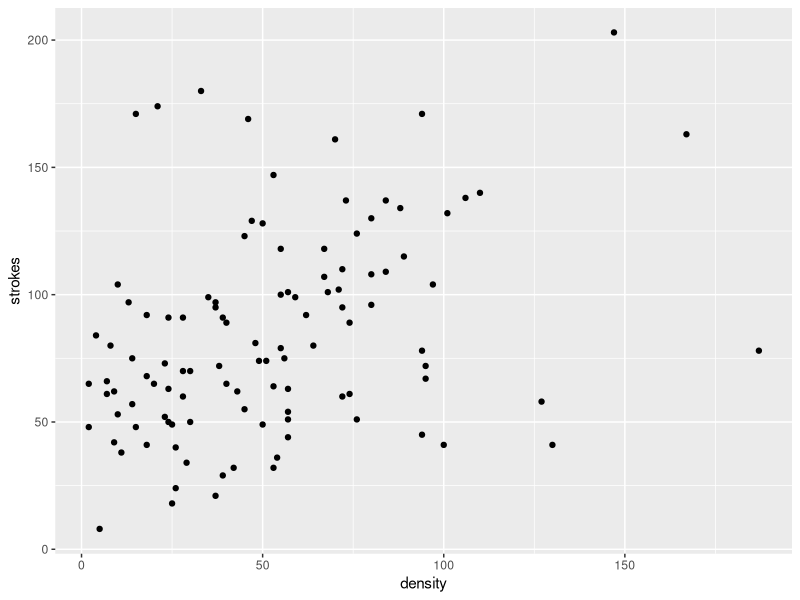
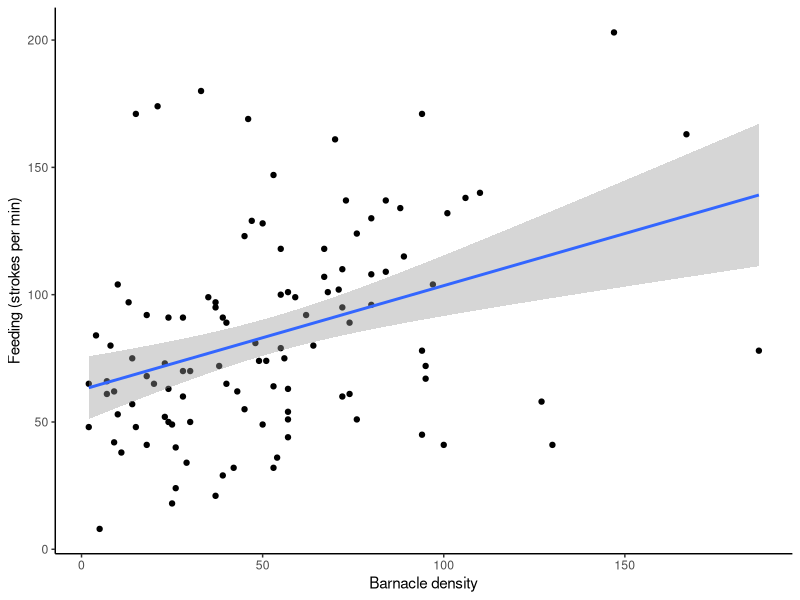
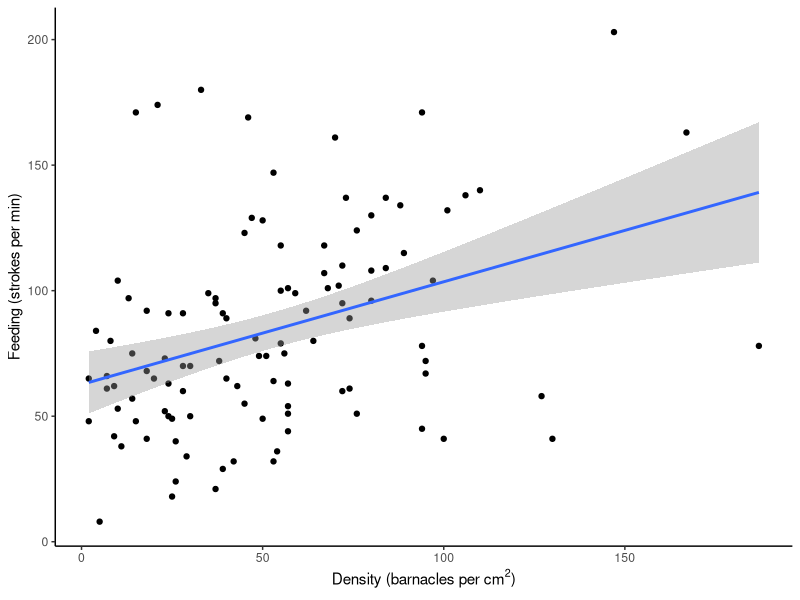
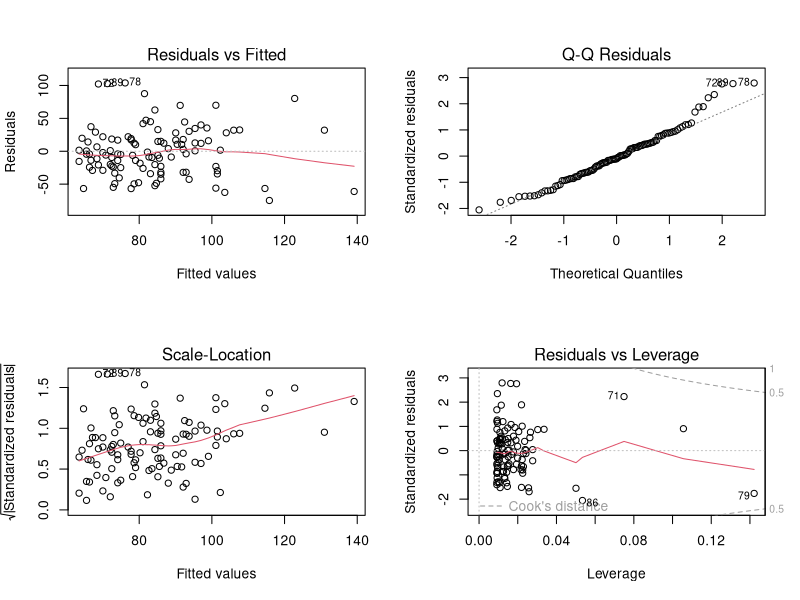
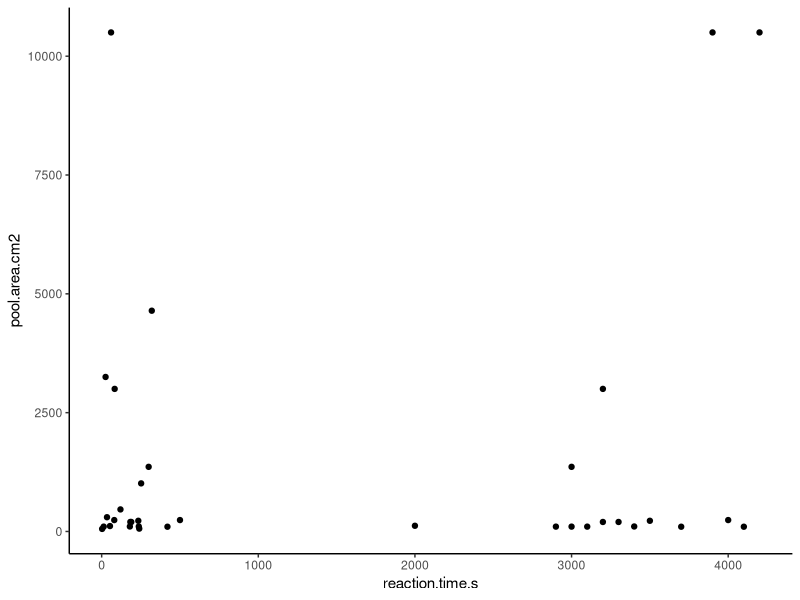
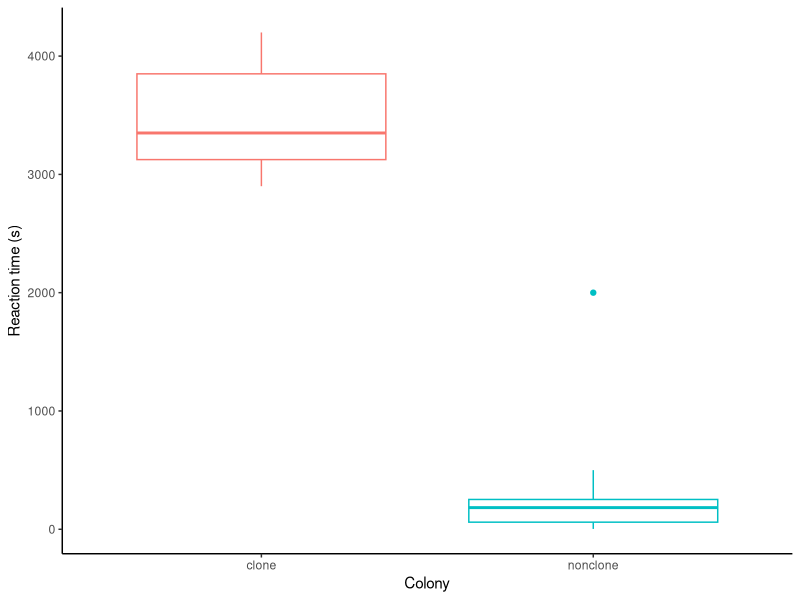
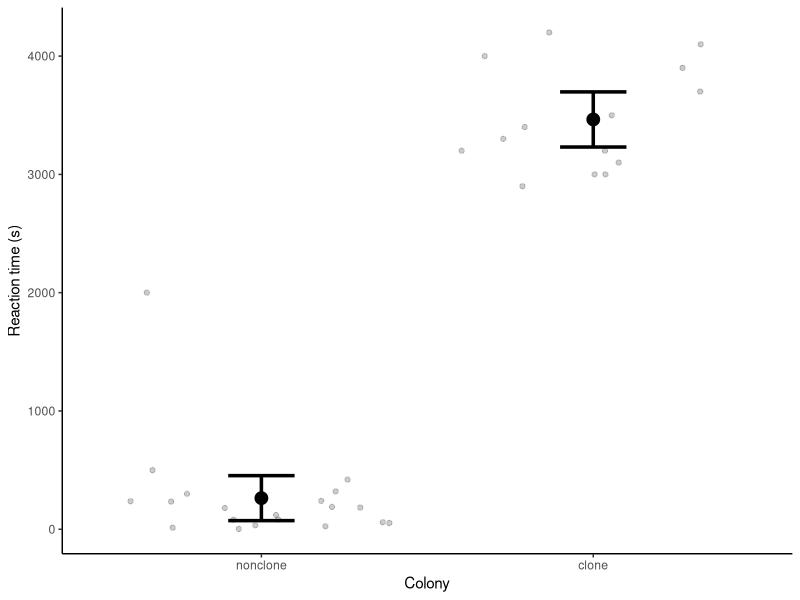
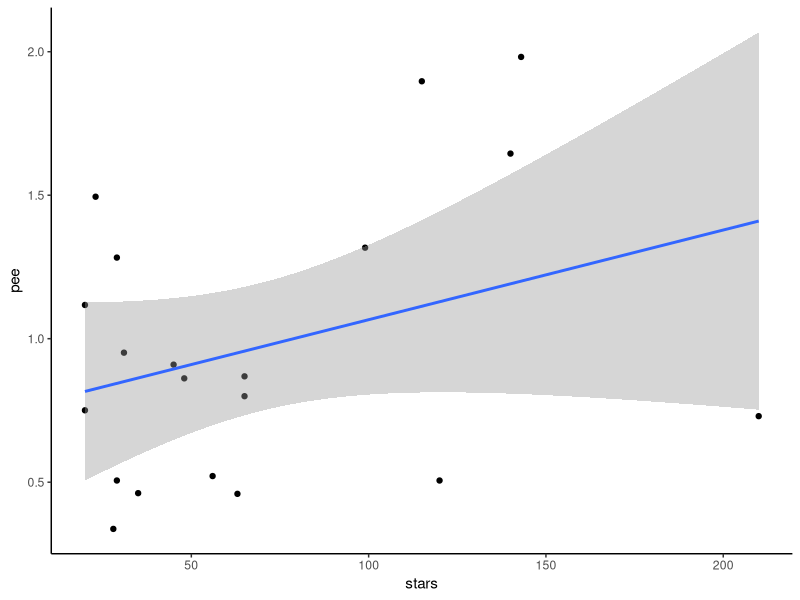

The R source for these figures, in order:
# Welcome to R
# Em Lim
# May 31, 2022

# A quick forward:
# I have "soft wrap" turned on, so R automatically starts a new line when my code hits the edge of my page
# If you don't have this on, you'll get some super long lines (sorry)
# To turn it on, go Tools > Global Options > Code > check "soft wrap R source files" > Apply !

# OK, let's begin!!!!

# Getting started ------
# Do you see how adding a bunch of dashes after the hash mark creates a section heading, and you can now see the heading at the bottom left corner of this script box?
# And you can click that to navigate between sections

# We must first install required packages
# Once a package is installed we don't need to install them again
install.packages("tidyverse")
install.packages("ggplot2")
install.packages("ggeffects")
install.packages("lme4")

# Now we'll load them into this project so we can use them!
# Note that you don't need "" marks here
# You need to load packages each time you use them in a new project
library(tidyverse) # Package for data manipulation
library(ggplot2) # Graphing package
library(ggeffects)  # calculates effects 
library(lme4)

# Now, let's learn how to load in your data!
# You need to first enter your data into an excel spreadsheet and then save the file in a .csv (Comma Separated Values) format that R can understand. R does not like capitals or spaces in data column names so try to use periods or underscores as spacers, e.g., barnacle.data or barnacle_data. 

# Tidyverse expects tidy data: That is, data where each row is an observation, each column is a variable, and each cell is a single value

# The magic of working out of a repository is that the file path will be the same for everyone! We all have the project saved in a different place on our computers, but once we're inside the project R is pulling the files from the same place

# Barnacles ------
# This is a data set obtained by students where they placed a 5 cm^2 quadrat over patches of barnacles and recorded the number of barnacles in the quadrat (density) and the number of feeding strokes (strokes)
barnacles <- read_csv("Practice_data/MBE2015_BarnacleData.csv")

# Now we can take a quick peek at this data using the following functions:

str(barnacles)  # #data points & variables, kind of data and first few values
head(barnacles) #var names and first few values
names(barnacles) #names of variables
summary(barnacles) #stats summary of each variable
View(barnacles) #opens up the whole data frame

# Now let's make a simple plot of our barnacle data which has just two continuous variables, strokes/min (our dependent variable) and barnacles per quadrat (our independent variable):

ggplot(data = barnacles, aes(x = density, y = strokes)) + 
  geom_point()
# ggplot() is where we tell ggplot where the data is coming from
# aes() sets the parameters of the plot, this is where we can assign the x and y variables
# geom_point() tells ggplot to add the points to this plot

# We can see the data, but let's spruce up this plot a little
ggplot(data = barnacles, aes(x = density, y = strokes)) + 
  geom_point() +
  theme_classic() + # this will make the background look nicer
  ylab("Feeding (strokes per min)") +
  xlab("Barnacle density") + # We can add labels to the axis 
  geom_smooth(method = lm) # Add a best fit line to the data. method = lm specifies that we want a straight line

# What if we want to specify the units for density? barnacles / 5 cm^2?
# Let's get super fancy
ggplot(data = barnacles, aes(x = density, y = strokes)) + 
  geom_point() +
  theme_classic() + 
  ylab("Feeding (strokes per min)") +
  xlab(expression(paste("Density (barnacles per cm"^"2",")"))) + # oooh ahhhh
  geom_smooth(method = lm) 

# It looks like there might be a trend in our data! Let's try making a linear model of the relationship between barnacle density and number of strokes per minute. Remember linear models always take data in the form dependent variable ~ independent variable.

barnacle_model <- lm(strokes ~ density, data = barnacles) # the basic model in the form of y = mx + b

# DIAGNOSTICS
plot.new() #now let's look at some diagnostic plots to make sure our model is appropriate
par(mfrow = c(2,2)) #this tells R to set up a 2x2 grid of 4 plots
plot(barnacle_model) #create the diagnostic plots
# Top left: Residual vs fitted = tests for the of variance - red line to be as straight as possible & smear of data with no pattern
# Top right: QQ plot = normality, should be more or less straight
# This top right plot doesn't look great
# Bottom left: Residual vs leverage = outliers (Cook's distance) Solid line is fairly straight.  All points within dotted lines means no outliers

dev.off() #turn off the 4x4 grid setup or all your future plots will go onto a grid

  
summary(barnacle_model) #the plots look fine, so now let's look at our model summary

# In our summary, you get the estimate for the intercept (b), the slope (m), the standard error for each estimate, and the p-values for those estimates (remember <0.05 is a significant value).

# The estimate of the intercept b = 62.6346  
# The estimate for density is the slope of the line, so m = 0.4092
# The Pr(>|t|) is your p-value

# The R-squared values tells you what proportion of the variation in the data is explained by the independent variable (here barnacle density).

# Anemones ----------
# Now let's look at a more complicated data set from past student's anemone observations which have two continuous variables (reaction time, pool area) and one categorical variable (clone vs. non-clone tentacles).

# Let's load that data
anemones <- read_csv("Practice_data/MBE2015_AnemoneData.csv")

# Let's plot the continuous data!
ggplot(data = anemones, aes(x = reaction.time.s, y = pool.area.cm2)) +
         geom_point() +
  theme_classic()

# Now let's plot continuous versus categorical data
# We'll use a boxplot to plot this first

ggplot(anemones, aes(x = different.colony, y = reaction.time.s, colour = different.colony)) + # note that colour goes inside the aes brackets
  geom_boxplot() +
  theme_classic() +
  labs(x = "Colony", y = "Reaction time (s)") +
  theme(legend.position = "none") # get rid of the legend

# Let's use a model to see if reaction times are different between clonal and nonclonal anemones
anemone_model <- lm(reaction.time.s ~ different.colony, data = anemones)
summary(anemone_model)

# Boxplots aren't the greatest way to display data, so consider using dot and whisker plots because:
  # https://bayesbaes.github.io/2022/04/13/fuck-boxplots.html

# In order to plot a dot and whiskers we need the means and standard errors for each categorical variable
# We can use ggpredict() from the ggeffects package to calculate these using our model

sum_stats_gg <- ggpredict(anemone_model, terms = "different.colony") %>% 
  #and then we'll just rename one of the columns so it's easier to plot
  dplyr::rename(different.colony = x,
                reaction.time.s = predicted)
View(sum_stats_gg)

# Now let's plot this 
ggplot() +
  geom_point(data = sum_stats_gg, 
             aes(x = different.colony, y = reaction.time.s),
             size = 4) +
  geom_errorbar(data = sum_stats_gg, 
                aes(x = different.colony,
                    y = reaction.time.s,
                    # and you can decide which type of error to show here
                    # we're using 95% CI
                    ymin = conf.low,
                    ymax = conf.high),
                width = 0.2,
                size = 1.2)  +
  geom_jitter(data = anemones, aes (x = different.colony, y = reaction.time.s),
              alpha = 0.2, height=0) +
  labs(x = "Colony", y = "Reaction time (s)") +
  theme_classic()

# You'll notice that we didn't specify the data inside ggplot(), instead we specified the data frame and x and y within each geom_()
# This is because we're using our summarized data frame to make the dot and whiskers and we used our full data frame to add the jittered raw data

# But look how nice that looks! And you can see the real trends in the data

# Now let's try playing around with tidyverse!

# Reef Life Survey --------

# Here we're going to play with some messy data
# This is the data I helped collect last spring with Siobhan and Jasmin for reef life surveys
# RLS uses a standardized spreadsheet which doesn't read super cleanly into R

# let's see what happens if we just load in the data without any manipulations
rls_ugly <- read_csv("Practice_data/updated_RLS.csv")
View(rls_ugly) # you can see there's a  blank row, and the first column is also blank, and some of the column names have spaces. Let's fix this using tidyverse!

rls <- rls_ugly %>% # The %>% symbol is called a pipe. We can create a new df by "piping" our old data frame through a series of manipulations
  select(-1) %>% #  remove that first blank column
  slice(2:n()) %>% # remove the first blank row
  rename(
    site_ID = `Site No.`,
    site_name = `Site Name`, 
    common_name = `Common name`
  ) %>% # rename the columns with spaces in their names
  filter(Species != "Debris - Metal") %>%
  filter(Species != "Debris - Other") %>%
  filter(Species != "Debris - Wood") %>%
  filter(Species != "Debris - Glass") %>%
  filter(Species != "Debris - Fishing Gear") # Filter our the data on debris, we just want living species data!

# Let's take a look at this tidy dataframe now
View(rls)
# That looks better!

# I wonder what the most abundant species are?
# We can use group_by() and summarise() to group all counts of the same species together, and then calculate summary statistics on these groups
# Then we can arrange the summary stats into a nice table and use View() to look at it
rls_ranked <- rls %>% 
  group_by(common_name) %>% 
  summarise(sum = sum(Total))  %>%
  arrange(desc(sum)) %>%
  View()

# We can see now that red sea urchins were the most abundant thing we encountered on RLS surveys last year

# What if we wanted to find the site with the most bat stars?
rls_bats <- rls %>%
  filter(Species == "Patiria miniata") %>% # only retain observations of bat stars
  group_by(site_ID, site_name) %>%
  summarize(bat_stars = sum(Total)) %>% # sum total number of bat stars at each site
  arrange(desc(bat_stars)) %>% # sort the table from highest to lowest
  as.data.frame() # make this into a data frame

View(rls_bats)
# Faber and Wouwer have the most bat stars, and  both in the Broken group, maybe we can use this data to convince Siobhan and Isa to take us there!

# Other important functions in tidyverse: mutate() and left_join()

# We might also be interested in leather stars, how many of those did we find at each site?
rls_leather <- rls %>%
  filter(Species == "Dermasterias imbricata") %>%
  group_by(site_ID, site_name) %>%
  summarize(leather_stars = sum(Total)) %>%
  arrange(desc(leather_stars)) %>%
  as.data.frame()

View(rls_leather)

# I wonder where we found the most leather and bat stars, can we join these?
# YES! Using left_join() and mutate()
rls_stars <- rls_bats %>% # We start with one of the two data frames we want to join
  left_join(rls_leather, by = c("site_ID", "site_name")) %>% # then we specify the second data frame and choose the variable we want to join the two by. in our case, site_ID and site_name
  mutate(stars = leather_stars + bat_stars) %>% # create a new column with the summed number of bat and leather stars
  arrange(desc(stars))  

# Wouwer is throwing a NA because it's trying to add NA + a number
# FIX THIS

View(rls_stars)

# BONUS FUN ------

# Let's import some pee data to play with 
pee <- read_csv("Practice_data/RSL_pee.csv") %>%
  as.data.frame()

# I wonder if sites with higher numbers of stars also have higher concentrations of pee?
# Let's join the two data frames and find out

star_pee <- rls_stars %>% 
  left_join(pee,  by = "site_ID") 

ggplot(star_pee, aes(stars, pee)) +
  geom_point() +
  geom_smooth(method = lm) +
  theme_classic()

ggsave("Output/star_pee.png", device = "png",
     height = 9, width = 16, dpi = 400)

# Fun tricks --------

# Option + drag your mouse
# This lets you type on multiple rows

# Ctrl + Shift + C ( Command + Shift + C on macOS)
# This hashes out multiple lines of code

# Ctrl+Shift+M (Windows) or Cmd+Shift+M (Mac)
# %>% symbol

# Use Ctrl+L to clear all the code from your console.

# You can rename all instances of a variable name by highlighting one instance of the variable name and then using Code > Rename in Scope. This is better than using Edit > Replace and Find because it only looks for whole word matches.
